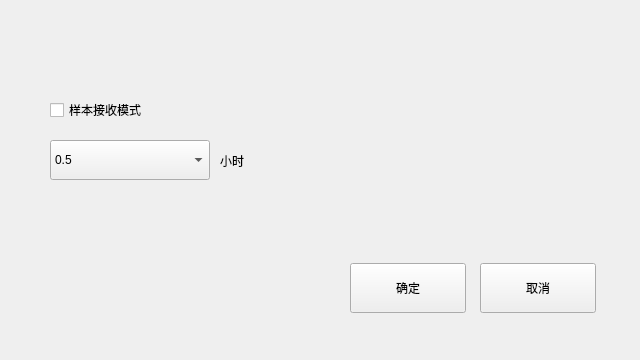
<?xml version="1.0" encoding="UTF-8"?>
<ui version="4.0">
 <class>SampleReceiveModeDlg</class>
 <widget class="BaseDlg" name="SampleReceiveModeDlg">
  <property name="geometry">
   <rect>
    <x>0</x>
    <y>0</y>
    <width>640</width>
    <height>360</height>
   </rect>
  </property>
  <property name="windowTitle">
   <string>SampleReceiveModeDlg</string>
  </property>
  <widget class="QCheckBox" name="checkBox">
   <property name="geometry">
    <rect>
     <x>50</x>
     <y>90</y>
     <width>500</width>
     <height>40</height>
    </rect>
   </property>
   <property name="text">
    <string>样本接收模式</string>
   </property>
  </widget>
  <widget class="QPushButton" name="save_btn">
   <property name="geometry">
    <rect>
     <x>350</x>
     <y>263</y>
     <width>116</width>
     <height>50</height>
    </rect>
   </property>
   <property name="text">
    <string>确定</string>
   </property>
   <property name="buttons" stdset="0">
    <string>btn_dlg</string>
   </property>
  </widget>
  <widget class="QPushButton" name="cancel_btn">
   <property name="geometry">
    <rect>
     <x>480</x>
     <y>263</y>
     <width>116</width>
     <height>50</height>
    </rect>
   </property>
   <property name="text">
    <string>取消</string>
   </property>
   <property name="buttons" stdset="0">
    <string>btn_dlg</string>
   </property>
  </widget>
  <widget class="QLabel" name="label">
   <property name="geometry">
    <rect>
     <x>220</x>
     <y>140</y>
     <width>101</width>
     <height>41</height>
    </rect>
   </property>
   <property name="text">
    <string>小时</string>
   </property>
  </widget>
  <widget class="QComboBox" name="comboBox">
   <property name="geometry">
    <rect>
     <x>50</x>
     <y>140</y>
     <width>160</width>
     <height>40</height>
    </rect>
   </property>
   <property name="toolTip">
    <string notr="true"/>
   </property>
   <property name="currentText">
    <string notr="true">0.5</string>
   </property>
   <property name="maxVisibleItems">
    <number>8</number>
   </property>
   <item>
    <property name="text">
     <string notr="true">0.5</string>
    </property>
   </item>
   <item>
    <property name="text">
     <string notr="true">1</string>
    </property>
   </item>
   <item>
    <property name="text">
     <string notr="true">1.5</string>
    </property>
   </item>
   <item>
    <property name="text">
     <string notr="true">2</string>
    </property>
   </item>
   <item>
    <property name="text">
     <string notr="true">2.5</string>
    </property>
   </item>
   <item>
    <property name="text">
     <string notr="true">3</string>
    </property>
   </item>
   <item>
    <property name="text">
     <string notr="true">3.5</string>
    </property>
   </item>
   <item>
    <property name="text">
     <string notr="true">4</string>
    </property>
   </item>
   <item>
    <property name="text">
     <string notr="true">4.5</string>
    </property>
   </item>
   <item>
    <property name="text">
     <string notr="true">5</string>
    </property>
   </item>
   <item>
    <property name="text">
     <string notr="true">5.5</string>
    </property>
   </item>
   <item>
    <property name="text">
     <string notr="true">6</string>
    </property>
   </item>
   <item>
    <property name="text">
     <string notr="true">6.5</string>
    </property>
   </item>
   <item>
    <property name="text">
     <string notr="true">7</string>
    </property>
   </item>
   <item>
    <property name="text">
     <string notr="true">7.5</string>
    </property>
   </item>
   <item>
    <property name="text">
     <string notr="true">8</string>
    </property>
   </item>
  </widget>
 </widget>
 <customwidgets>
  <customwidget>
   <class>BaseDlg</class>
   <extends>QWidget</extends>
   <header>shared/basedlg.h</header>
   <container>1</container>
  </customwidget>
 </customwidgets>
 <resources/>
 <connections>
  <connection>
   <sender>cancel_btn</sender>
   <signal>clicked()</signal>
   <receiver>SampleReceiveModeDlg</receiver>
   <slot>close()</slot>
   <hints>
    <hint type="sourcelabel">
     <x>488</x>
     <y>327</y>
    </hint>
    <hint type="destinationlabel">
     <x>522</x>
     <y>217</y>
    </hint>
   </hints>
  </connection>
 </connections>
</ui>
